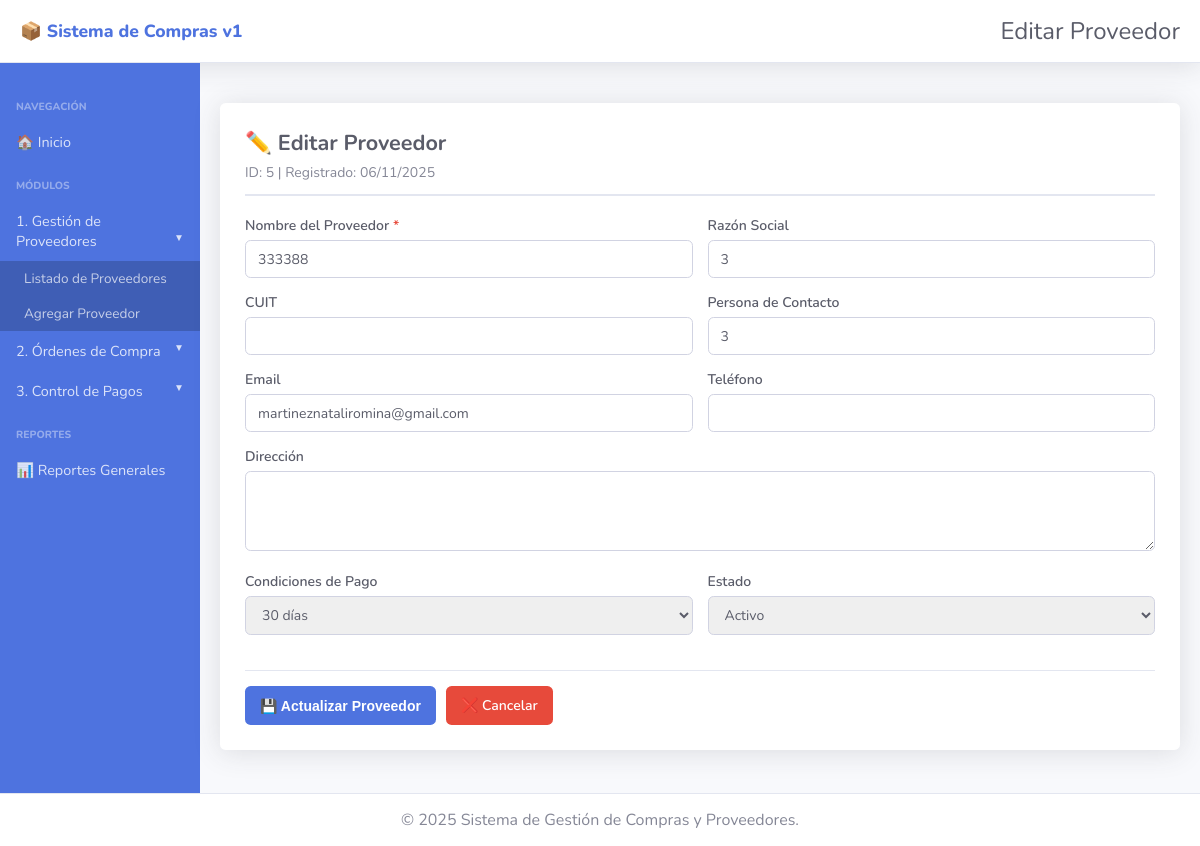
Screenshot of /proveedores/editar.php?id=5 with the database file from the repository.
### tables this page shows
CREATE TABLE `proveedores` (
  `id` int(11) NOT NULL,
  `nombre` varchar(200) NOT NULL,
  `razon_social` varchar(200) DEFAULT NULL,
  `cuit` varchar(13) DEFAULT NULL,
  `contacto` varchar(100) DEFAULT NULL,
  `email` varchar(100) DEFAULT NULL,
  `telefono` varchar(20) DEFAULT NULL,
  `direccion` text DEFAULT NULL,
  `condiciones_pago` varchar(50) DEFAULT '30 días',
  `estado` enum('Activo','Inactivo') DEFAULT 'Activo',
  `fecha_registro` timestamp NOT NULL DEFAULT current_timestamp(),
  `fecha_modificacion` timestamp NOT NULL DEFAULT current_timestamp() ON UPDATE current_timestamp()
);

### config.php (called while the page is built, shortened)
<?php
function formatearFecha($fecha) {
    $timestamp = strtotime($fecha);
    return date('d/m/Y', $timestamp);
}

### proveedores/editar.php (the view, shortened to what this page needs)
<?php
require_once '../config.php';
$id = intval($_GET['id']);
$conexion = conectarDB();
$sql = "SELECT * FROM proveedores WHERE id = ?";
$stmt = $conexion->prepare($sql);
$stmt->bind_param("i", $id);
$stmt->execute();
$resultado = $stmt->get_result();
$proveedor = $resultado->fetch_assoc();
require_once __DIR__ . '/../includes/header.php';
?>
<div class="form-container">
    <div class="form-header">
        <h2>✏️ Editar Proveedor</h2>
        <p style="color: #858796; font-size: 0.875rem; margin: 5px 0 0 0;">
            ID: <?php echo $proveedor['id']; ?> | Registrado: <?php echo formatearFecha($proveedor['fecha_registro']); ?>
        </p>
    </div>
    <form method="POST" action="">
        <div class="form-row">
            <div class="form-group">
                <label>Nombre del Proveedor <span class="required">*</span></label>
                <input type="text" name="nombre" class="form-control" required value="<?php echo htmlspecialchars($proveedor['nombre']); ?>">
            </div>
            <div class="form-group">
                <label>Razón Social</label>
                <input type="text" name="razon_social" class="form-control" value="<?php echo htmlspecialchars($proveedor['razon_social']); ?>">
            </div>
        </div>
        <div class="form-row">
            <div class="form-group">
                <label>CUIT</label>
                <input type="text" name="cuit" class="form-control" value="<?php echo htmlspecialchars($proveedor['cuit']); ?>">
            </div>
            <div class="form-group">
                <label>Persona de Contacto</label>
                <input type="text" name="contacto" class="form-control" value="<?php echo htmlspecialchars($proveedor['contacto']); ?>">
            </div>
        </div>
        <div class="form-row">
            <div class="form-group">
                <label>Email</label>
                <input type="email" name="email" class="form-control" value="<?php echo htmlspecialchars($proveedor['email']); ?>">
            </div>
            <div class="form-group">
                <label>Teléfono</label>
                <input type="text" name="telefono" class="form-control" value="<?php echo htmlspecialchars($proveedor['telefono']); ?>">
            </div>
        </div>
        <div class="form-group">
            <label>Dirección</label>
            <textarea name="direccion" class="form-control"><?php echo htmlspecialchars($proveedor['direccion']); ?></textarea>
        </div>
        <div class="form-row">
            <div class="form-group">
                <label>Condiciones de Pago</label>
                <select name="condiciones_pago" class="form-control">
                    <option value="30 días" <?php echo ($proveedor['condiciones_pago'] == '30 días') ? 'selected' : ''; ?>>30 días</option>
                </select>
            </div>
            <div class="form-group">
                <label>Estado</label>
                <select name="estado" class="form-control">
                    <option value="Activo" <?php echo ($proveedor['estado'] == 'Activo') ? 'selected' : ''; ?>>Activo</option>
                </select>
            </div>
        </div>
        <div class="form-actions">
            <button type="submit" class="btn-primary">💾 Actualizar Proveedor</button>
            <a href="index.php" class="btn-danger">❌ Cancelar</a>
        </div>
    </form>
</div>
<?php require_once __DIR__ . '/../includes/footer.php'; ?>

### styles.css (style rules this page uses)
* { box-sizing: border-box; }
body { font-family: 'Nunito', sans-serif; margin: 0; padding: 0; background-color: #f8f9fc; color: #333; }
.form-container, .table-container { background-color: white; padding: 25px; border-radius: 0.35rem; box-shadow: 0 0.15rem 1.75rem 0 rgba(58, 59, 69, 0.15); margin: 20px auto; width: 100%; max-width: 1051px; }
.form-header { margin-bottom: 20px; padding-bottom: 12px; border-bottom: 2px solid #e3e6f0; }
.form-header h2 { color: #5a5c69; font-size: 1.35rem; font-weight: 700; margin: 0; }
.form-group { margin-bottom: 15px; }
.form-group label { display: block; margin-bottom: 5px; color: #5a5c69; font-weight: 600; font-size: 0.875rem; }
.form-group label .required { color: #e74a3b; }
.form-control { width: 100%; padding: 8px 12px; border: 1px solid #d1d3e2; border-radius: 0.35rem; font-size: 0.875rem; color: #5a5c69; font-family: 'Nunito', sans-serif; min-height: 38px; }
select.form-control { cursor: pointer; }
textarea.form-control { resize: vertical; min-height: 80px; }
.form-row { display: grid; grid-template-columns: 1fr 1fr; gap: 15px; }
.form-actions { display: flex; gap: 10px; margin-top: 20px; padding-top: 15px; border-top: 1px solid #e3e6f0; }
.btn-primary, .btn-danger, .btn-success, .btn-info { padding: 10px 15px; border: none; border-radius: 0.35rem; color: white; cursor: pointer; font-weight: 600; font-size: 0.875rem; transition: all 0.15s; text-decoration: none; display: inline-block; }
.btn-primary { background-color: #4e73df; }
.btn-danger { background-color: #e74a3b; }

### rows the page displays
proveedores: id "5", fecha_registro "06/11/2025", nombre "333388", razon_social "3", contacto "3", email "martineznataliromina@gmail.com", condiciones_pago "30 días", estado "Activo"

### other values shown
$page_heading "Editar Proveedor"
